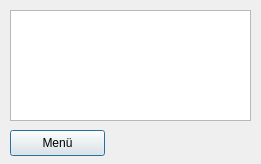
<?xml version="1.0" encoding="UTF-8"?>
<ui version="4.0">
 <class>dlgTimeBlocks</class>
 <widget class="QDialog" name="dlgTimeBlocks">
  <property name="windowModality">
   <enum>Qt::ApplicationModal</enum>
  </property>
  <property name="geometry">
   <rect>
    <x>0</x>
    <y>0</y>
    <width>261</width>
    <height>164</height>
   </rect>
  </property>
  <property name="windowTitle">
   <string>Zeitblöcke</string>
  </property>
  <widget class="QListWidget" name="lstTimeBlocks">
   <property name="geometry">
    <rect>
     <x>10</x>
     <y>10</y>
     <width>241</width>
     <height>111</height>
    </rect>
   </property>
  </widget>
  <widget class="QPushButton" name="btnMainMenu">
   <property name="geometry">
    <rect>
     <x>10</x>
     <y>130</y>
     <width>95</width>
     <height>26</height>
    </rect>
   </property>
   <property name="text">
    <string>Menü</string>
   </property>
  </widget>
 </widget>
 <resources/>
 <connections>
  <connection>
   <sender>btnMainMenu</sender>
   <signal>clicked()</signal>
   <receiver>dlgTimeBlocks</receiver>
   <slot>accept()</slot>
   <hints>
    <hint type="sourcelabel">
     <x>57</x>
     <y>142</y>
    </hint>
    <hint type="destinationlabel">
     <x>140</x>
     <y>81</y>
    </hint>
   </hints>
  </connection>
 </connections>
</ui>
